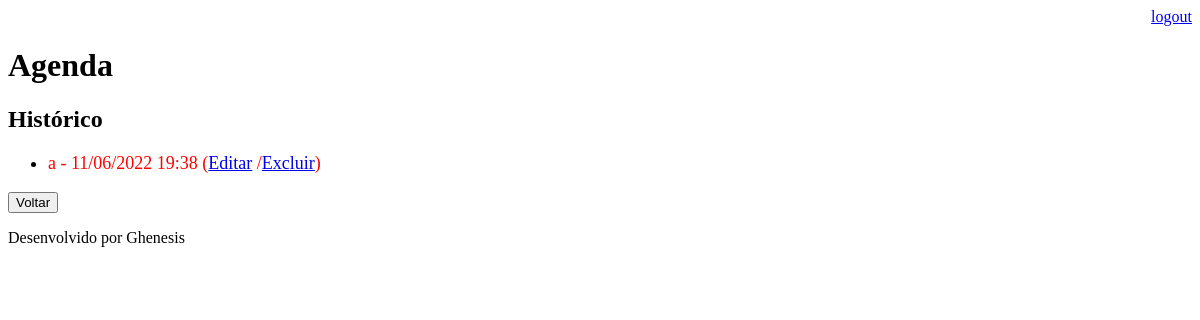
Page /agenda/historico/ (signed in) on the earlier database version.
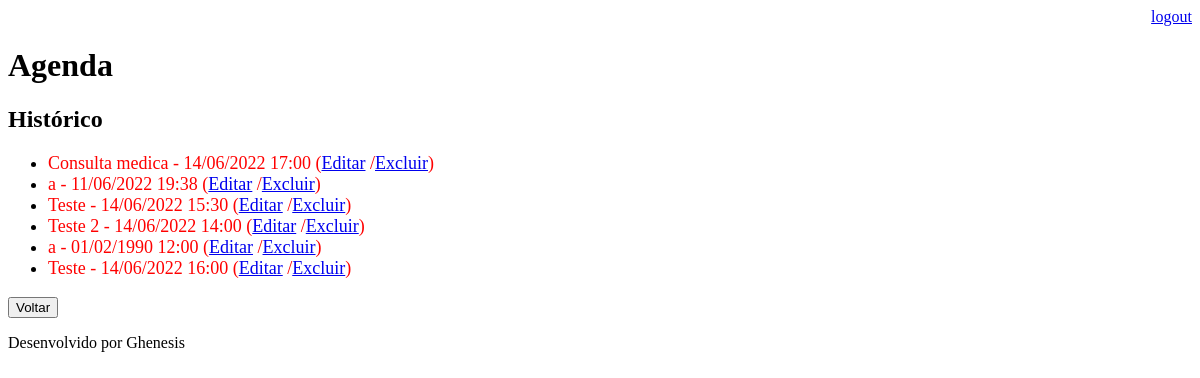
Same page on the later database version.
### core/models.py (models this page shows, shortened)
class Evento(models.Model):
    titulo = models.CharField(max_length = 100)
    descricao = models.TextField(blank = True, null = True)
    data_evento = models.DateTimeField(verbose_name = 'Data do evento')
    data_criacao = models.DateTimeField(auto_now = True)
    usuario = models.ForeignKey(User, on_delete = models.CASCADE)
    class Meta():
        db_table = 'evento'
    def get_data_evento(self):
        return self.data_evento.strftime('%d/%m/%Y %H:%M')
    def get_evento_atrasado(self):
        if self.data_evento < datetime.now():
            return True
        return False

### core/views.py (the view)
# urls.py: path('agenda/historico/', views.historico_eventos),
def historico_eventos(request):
    usuario = request.user
    data_atual = datetime.now() - timedelta(hours=1)
    evento = Evento.objects.filter(usuario=usuario,
                                    data_evento__lt=data_atual)
    dados = {'eventos':evento}
    return render(request, 'historico.html', dados)

### templates/historico.html
{% extends "model-page.html" %}
{% block content %}
<h2>Histórico</h2>
<ul style="font-size: 18px;">
    {% for evento in eventos %}
        <li>
            <div style {% if evento.get_evento_atrasado %} = "color:red"
                        {% elif evento.get_evento_proximo %} = "color:yellow" {% endif %}>
                {{evento.titulo}} - {{evento.get_data_evento}}
                (<a href="evento/?id={{evento.id}}">Editar</a>
                /<a href="evento/delete/{{evento.id}}/">Excluir</a>)
            </div>
        </li>
    {% endfor %}
</ul>
<a href="/">
    <button type="button">Voltar</button>
</a>
{%endblock %}

Differences in the rows shown:
now on this page (row edited): Evento: titulo "Consulta medica", get_data_evento "14/06/2022 17:00"
added Evento: titulo "Teste", get_data_evento "14/06/2022 15:30"
added Evento: titulo "Teste 2", get_data_evento "14/06/2022 14:00"
added Evento: titulo "a", get_data_evento "01/02/1990 12:00"
added Evento: titulo "Teste", get_data_evento "14/06/2022 16:00"
